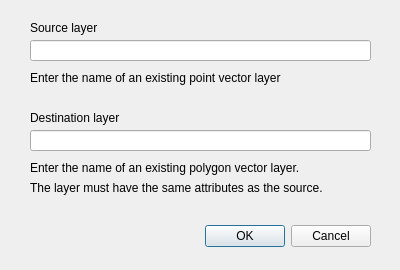
<?xml version="1.0" encoding="UTF-8"?>
<ui version="4.0">
 <class>IsochronesDialogBase</class>
 <widget class="QDialog" name="IsochronesDialogBase">
  <property name="geometry">
   <rect>
    <x>0</x>
    <y>0</y>
    <width>400</width>
    <height>270</height>
   </rect>
  </property>
  <property name="windowTitle">
   <string>Isochrones</string>
  </property>
  <widget class="QDialogButtonBox" name="button_box">
   <property name="geometry">
    <rect>
     <x>30</x>
     <y>220</y>
     <width>341</width>
     <height>32</height>
    </rect>
   </property>
   <property name="orientation">
    <enum>Qt::Horizontal</enum>
   </property>
   <property name="standardButtons">
    <set>QDialogButtonBox::Cancel|QDialogButtonBox::Ok</set>
   </property>
  </widget>
  <widget class="QLineEdit" name="src_layer">
   <property name="geometry">
    <rect>
     <x>30</x>
     <y>40</y>
     <width>341</width>
     <height>21</height>
    </rect>
   </property>
  </widget>
  <widget class="QLabel" name="label">
   <property name="geometry">
    <rect>
     <x>30</x>
     <y>20</y>
     <width>341</width>
     <height>16</height>
    </rect>
   </property>
   <property name="text">
    <string>Source layer</string>
   </property>
  </widget>
  <widget class="QLabel" name="label_2">
   <property name="geometry">
    <rect>
     <x>30</x>
     <y>110</y>
     <width>341</width>
     <height>16</height>
    </rect>
   </property>
   <property name="text">
    <string>Destination layer</string>
   </property>
  </widget>
  <widget class="QLineEdit" name="des_layer">
   <property name="geometry">
    <rect>
     <x>30</x>
     <y>130</y>
     <width>341</width>
     <height>21</height>
    </rect>
   </property>
  </widget>
  <widget class="QLabel" name="label_3">
   <property name="geometry">
    <rect>
     <x>30</x>
     <y>70</y>
     <width>341</width>
     <height>16</height>
    </rect>
   </property>
   <property name="text">
    <string>Enter the name of an existing point vector layer</string>
   </property>
  </widget>
  <widget class="QLabel" name="label_4">
   <property name="geometry">
    <rect>
     <x>30</x>
     <y>160</y>
     <width>341</width>
     <height>16</height>
    </rect>
   </property>
   <property name="text">
    <string>Enter the name of an existing polygon vector layer.</string>
   </property>
  </widget>
  <widget class="QLabel" name="label_5">
   <property name="geometry">
    <rect>
     <x>30</x>
     <y>180</y>
     <width>341</width>
     <height>16</height>
    </rect>
   </property>
   <property name="text">
    <string>The layer must have the same attributes as the source.</string>
   </property>
   <property name="wordWrap">
    <bool>false</bool>
   </property>
  </widget>
 </widget>
 <resources/>
 <connections>
  <connection>
   <sender>button_box</sender>
   <signal>accepted()</signal>
   <receiver>IsochronesDialogBase</receiver>
   <slot>accept()</slot>
   <hints>
    <hint type="sourcelabel">
     <x>20</x>
     <y>20</y>
    </hint>
    <hint type="destinationlabel">
     <x>20</x>
     <y>20</y>
    </hint>
   </hints>
  </connection>
  <connection>
   <sender>button_box</sender>
   <signal>rejected()</signal>
   <receiver>IsochronesDialogBase</receiver>
   <slot>reject()</slot>
   <hints>
    <hint type="sourcelabel">
     <x>20</x>
     <y>20</y>
    </hint>
    <hint type="destinationlabel">
     <x>20</x>
     <y>20</y>
    </hint>
   </hints>
  </connection>
 </connections>
</ui>
